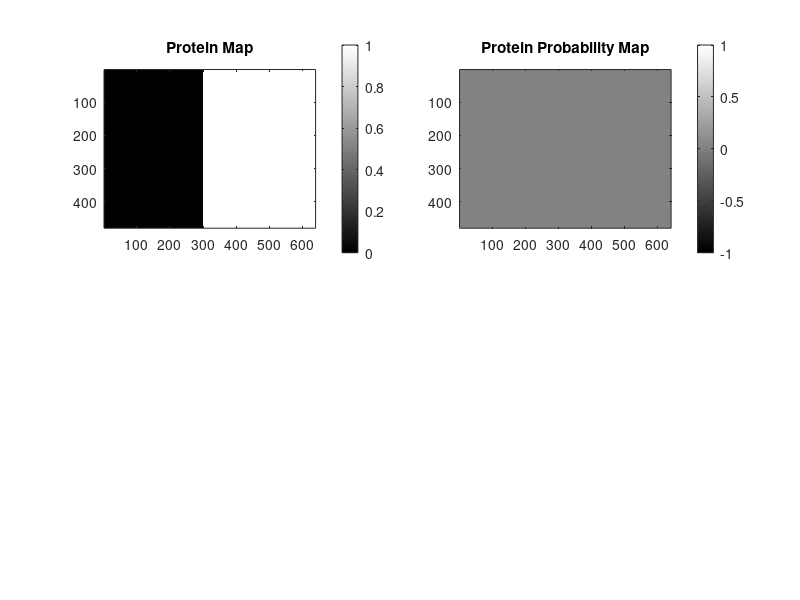

MATLAB code for this plot: (Note: this script raises an error after producing the figure.)
%% Protein work simulation

% 
% 
% 

% Use [i,j] = [row,col] = [y,x] coordinates

clear all
close all

plotproteinmap = true;

% initialize workspace:
imax = 480;
jmax = 640;
map = struct('cost',ones(imax,jmax),'protein',zeros(imax,jmax),'belief',zeros(imax,jmax));

hAll = figure('Position',[184 24 1209 739]);


%% Generate circular regions of protein
% model as Gaussian to determine when bead will stick
nproteinsites = 1;

%[map.protein,protein] = generateProteinMap(nproteinsites,[imax,jmax]);

map.protein(:,300:end) = 1;

if plotproteinmap
    hprotein = subplot(2,2,1);
    imagesc(map.protein)
    title('Protein Map')
    colormap(gray)
    colorbar
    axis image
    
    %hold on
    %plot(protein.center(:,2),protein.center(:,1),'xr','MarkerSize',10) 
end

%% Generate belief map
subplot(2,2,2);
hbelief = imagesc(map.belief);
title('Protein Probability Map')
colormap(gray)
colorbar
axis image


%% Generate bead location
beadradii = 15;
nbead = 10;
bead = generateBead(nbead,beadradii,[imax,jmax]);
hbeads = subplot(2,2,3);
axis ij
hcircles = viscircles(fliplr(bead.center),bead.radii,'EdgeColor','b');
hold on 
%plot(bead.center(:,2),bead.center(:,1),'xr')
axis image
axis equal
axis([1 jmax 1 imax])

%% Allow user to put down robot position and orientation
title('Choose center of robot')
for i = 1:2
    if i == 2
       title('Click orientation of robot relative to center')
    end
    [x(i),y(i)] = ginput(1);
    
    x(i) = round(x(i));
    y(i) = round(y(i));
    
    hold on
    g(i) = plot(x(i),y(i),'xr');
    drawnow
end
g(3) = line(x,y);
unitVec = diff([x',y'],1)/norm(diff([x',y'],1));
th = atan2(unitVec(2),unitVec(1));

state = [y(1) x(1) th]; %[i,j,th]
% display beads and place robot:

robotposn = drawrobot(state);

delete(g)

hold on 
h(2) = fill(robotposn(2,:),robotposn(1,:),'b');



% update costmap to add buffer of norm([30,20]) = 36.06

%% Plan trajectory and execute

% Pick a bead to go to:
gotobead = 1;

% Update costmap where beads are:
% inflate cost of region around beads to radii + 37 so that robot 
% does not interfere with beads:

beadobstacles = 1:nbead;
beadobstacles(beadobstacles == gotobead) = [];
radii = 67;

% beads pixel list
beadList = pixelsOfCircle(bead.center(beadobstacles,:),radii,[imax,jmax]);
beadListInd = sub2ind([imax,jmax],beadList(:,1),beadList(:,2));

map.cost(beadListInd) = 100;

% Go to cell1:
startpt = [state(1),state(2)];
goalpt = bead.center(gotobead,:);     
TrajNum = 1;
[rowp{1},colp{1}] = runDijkstraPlanner(startpt,goalpt,map.cost,'false');

hold on
title('Trajectory to get first bead')
htraj = plot(colp{1},rowp{1},'.b');


hObstacle = subplot(2,2,4);
h(4) = imagesc(map.cost,[1 100]);
colormap(gray)
axis image
title('Cost Map')


%% Visualization of robot going to first bead
robotatgoal = false;
TrajIdx = 2;
while ~robotatgoal 
    % move robot to next [rowp,colp]
    
    state = [rowp{1}(TrajIdx),colp{1}(TrajIdx) atan2(diff(rowp{1}(TrajIdx-1:TrajIdx)),diff(colp{1}(TrajIdx-1:TrajIdx)))];
    robotposn = drawrobot(state);

    set(h(2),'XData',robotposn(2,:),'YData',robotposn(1,:));
    
    robotatgoal =  TrajIdx == length(rowp{1});
    TrajIdx = TrajIdx + 1;
    pause(0.01)
end


%% Update bead plot
bead = updatePushedBead(state,bead,1);
updateBeadPlot(bead,hcircles)

% Select exploration mode
mode = 1;

switch mode

    case 1
        disp('Mode 1: Push all beads right')
        
        % Cycle to each bead and push bead right:
        for beadIdx = 1:nbead
            
        end
        
        % Plan a TrajLength Path
        
        
        
        
        
    otherwise
        disp('Mode value invalid')
end
